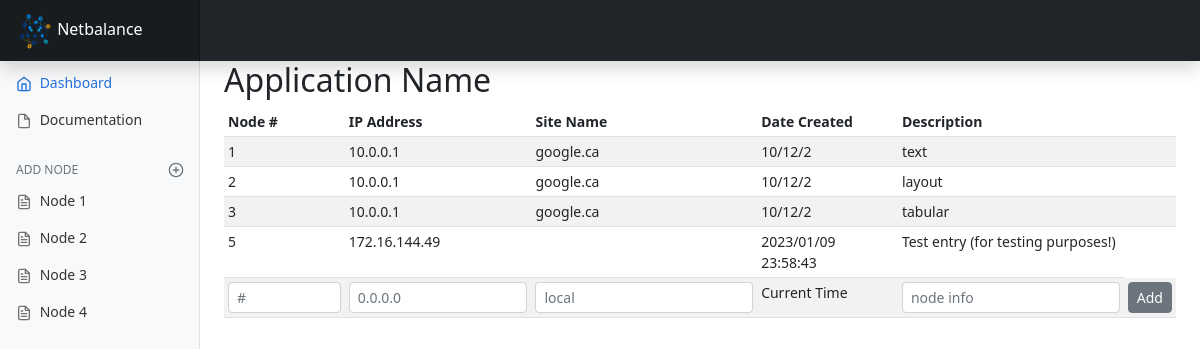
/management (signed in), run on an earlier commit of the app's database.
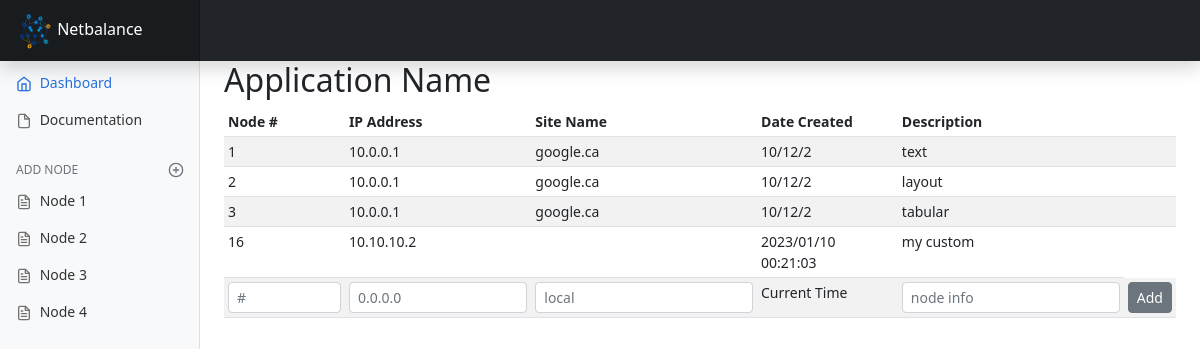
And on a later commit of the database.
### netbalanceApp/models.py (models this page shows)
class NewApplication(models.Model):
    node_number = models.IntegerField()
    app_name = models.CharField(max_length=64)
    ip = models.CharField(max_length=15)
    date = models.CharField(max_length=8)
    description = models.CharField(max_length=128)

### netbalanceApp/views.py (the view)
# urls.py: path('management', views.management, name='management'),
@login_required(login_url='login')
def management(request):
    if request.method == 'POST':
        node_number = int(request.POST['node_number'])
        ip_address = str(request.POST['ip']).strip()
        timestamp = datetime.now()
        timestamp = str(timestamp.strftime("%Y/%m/%d %H:%M:%S")).strip()
        description = str(request.POST['description'])
        new_node = NewApplication(
            node_number=node_number, ip=ip_address, date=timestamp, description=description)
        new_node.save()
        print(new_node.node_number, new_node.ip,
              new_node.date, new_node.description)
        return redirect('management')
    elif request.method == 'GET':
        raw_list = NewApplication.objects.all().values()
        dict = {}
        for entry in raw_list:
            dict = {
                'id': entry['id'],
                'node_number': entry['node_number'],
                'app_name': entry['app_name'],
                'ip': entry['ip'],
                'date': entry['date'],
                'description': entry['description']
            }
        return render(request, 'management_data.html', {'sql_table': dict})

### netbalanceApp/templates/management_data.html (shortened to what this page needs)
{% extends 'management.html' %}
{% block content %}
<h2>Application Name</h2>
<div class="table-responsive ">
    <table class="table table-striped table-sm table-hover">
        <thead>
            <tr>
                <th scope="col">Node #</th>
                <th scope="col">IP Address</th>
                <th scope="col">Site Name</th>
                <th scope="col">Date Created</th>
                <th scope="col">Description</th>
                <th scope="col"></th>
            </tr>
        </thead>
        <tbody>
            <tr>
                <td>1</td>
                <td>10.0.0.1</td>
                <td>google.ca</td>
                <td>10/12/2</td>
                <td>text</td>
                <td></td>
            </tr>
            <tr>
                <td>2</td>
                <td>10.0.0.1</td>
                <td>google.ca</td>
                <td>10/12/2</td>
                <td>layout</td>
                <td></td>
            </tr>
            <tr>
                <td>3</td>
                <td>10.0.0.1</td>
                <td>google.ca</td>
                <td>10/12/2</td>
                <td>tabular</td>
                <td></td>
            </tr>
            <tr>
                <td>{{sql_table.node_number}}</td>
                <td>{{sql_table.ip}}</td>
                <td></td>
                <td>{{sql_table.date}}</td>
                <td>{{sql_table.description}}</td>
            </tr>
            <form method="post" class="management">
                <tr>
                    <td>
                        <div class="input-group-sm">
                            <input id="node_number" name="node_number" type="number" min="1" max="65535" step="1"
                                required="" class="form-control" placeholder="#" aria-label="Sizing example input"
                                aria-describedby="inputGroup-sizing-sm">
                        </div>
                    </td>
                    <td>
                        <div class="input-group-sm">
                            <input type="text" class="form-control" placeholder="0.0.0.0"
                                aria-label="Sizing example input" aria-describedby="inputGroup-sizing-sm" minlength="7"
                                maxlength="15" size="15"
                                pattern="^((\d{1,2}|1\d\d|2[0-4]\d|25[0-5])\.){3}(\d{1,2}|1\d\d|2[0-4]\d|25[0-5])$"
                                id="ip" name="ip">
                        </div>
                    </td>
                    <td>
                        <div class="input-group-sm">
                            <input type="text" class="form-control" placeholder="local" id="location" name="location"
                                aria-label="Sizing example input" aria-describedby="inputGroup-sizing-sm">
                        </div>
                    </td>
                    <td>
                        <div class="input-group-sm">
                            Current Time
                        </div>
                    </td>
                    <td>
                        <div class="input-group-sm">
                            <input type="text" class="form-control" placeholder="node info" id="description"
                                name="description" aria-label="Sizing example input"
                                aria-describedby="inputGroup-sizing-sm">
                        </div>
                    </td>
                    <td>
                        <div class="input-group-sm">
                            <button type="submit" class="btn btn-secondary">Add</button>
                        </div>
                    </td>
            </form>
        </tbody>
    </table>
</div>
{% endblock content %}

### netbalanceApp/templates/management.html (shortened to what this page needs)
<!DOCTYPE html>
<html lang="en">
<head>
  <link href="/static/assets/dist/css/bootstrap.min.css" rel="stylesheet" />
  <link href="/static/css/management.css" rel="stylesheet" />
</head>
<body>
  <header class="navbar navbar-dark sticky-top bg-dark flex-md-nowrap p-0 shadow">
    <a class="navbar-brand col-md-3 col-lg-2 me-0 px-3 fs-6" href="{% url 'homepage' %}"><img
        src="/static/assets/brand/bootstrap-logo.png" width="37" height="37" href="{% url 'homepage' %}" />
      Netbalance</a>
  </header>
  <div class="container-fluid">
    <div class="row">
      <nav id="sidebarMenu" class="col-md-3 col-lg-2 d-md-block bg-light sidebar collapse">
        <div class="position-sticky pt-3 sidebar-sticky">
          <ul class="nav flex-column">
            <li class="nav-item">
              <a class="nav-link active" aria-current="page" href="#">
                <span data-feather="home" class="align-text-bottom"></span>
                Dashboard
              </a>
            </li>
            <li class="nav-item">
              <a class="nav-link" href="#">
                <span data-feather="file" class="align-text-bottom"></span>
                Documentation
              </a>
            </li>
          </ul>
          <h6
            class="sidebar-heading d-flex justify-content-between align-items-center px-3 mt-4 mb-1 text-muted text-uppercase">
            <span>Add node</span>
            <a class="link-secondary" href="#" aria-label="Add a new report">
              <span data-feather="plus-circle" class="align-text-bottom"></span>
            </a>
          </h6>
          <ul class="nav flex-column mb-2">
            <li class="nav-item">
              <a class="nav-link" href="#">
                <span data-feather="file-text" class="align-text-bottom"></span>
                Node 1
              </a>
            </li>
            <li class="nav-item">
              <a class="nav-link" href="#">
                <span data-feather="file-text" class="align-text-bottom"></span>
                Node 2
              </a>
            </li>
            <li class="nav-item">
              <a class="nav-link" href="#">
                <span data-feather="file-text" class="align-text-bottom"></span>
                Node 3
              </a>
            </li>
            <li class="nav-item">
              <a class="nav-link" href="#">
                <span data-feather="file-text" class="align-text-bottom"></span>
                Node 4
              </a>
            </li>
          </ul>
        </div>
      </nav>
      <main class="col-md-9 ms-sm-auto col-lg-10 px-md-4">
        {% block content %}
        {% endblock content %}
      </main>
    </div>
  </div>
</body>
</html>

### netbalanceApp/static/css/management.css (style rules this page uses)
body { font-size: .875rem; }
.feather { width: 16px; height: 16px; }
.sidebar { position: fixed; top: 0; bottom: 0; left: 0; z-index: 100; padding: 48px 0 0; box-shadow: inset -1px 0 0 rgba(0, 0, 0, .1); }
.sidebar-sticky { height: calc(100vh - 48px); overflow-x: hidden; overflow-y: auto; }
.sidebar .nav-link { font-weight: 500; color: #333; }
.sidebar .nav-link .feather { margin-right: 4px; color: #727272; }
.sidebar .nav-link.active { color: #2470dc; }
.sidebar .nav-link:hover .feather, .sidebar .nav-link.active .feather { color: inherit; }
.sidebar-heading { font-size: .75rem; }
.navbar-brand { padding-top: .75rem; padding-bottom: .75rem; background-color: rgba(0, 0, 0, .25); box-shadow: inset -1px 0 0 rgba(0, 0, 0, .25); }

What changed in the data, as far as the page shows it:
no longer on this page (row unchanged): NewApplication: ip "172.16.144.49", date "2023/01/09 23:58:43", description "Test entry (for testing purposes!)"
added NewApplication: ip "10.10.10.2", date "2023/01/10 00:21:03", description "my custom"
Also different on the page:
{{ sql_table.node_number }}: "5" → "16"
